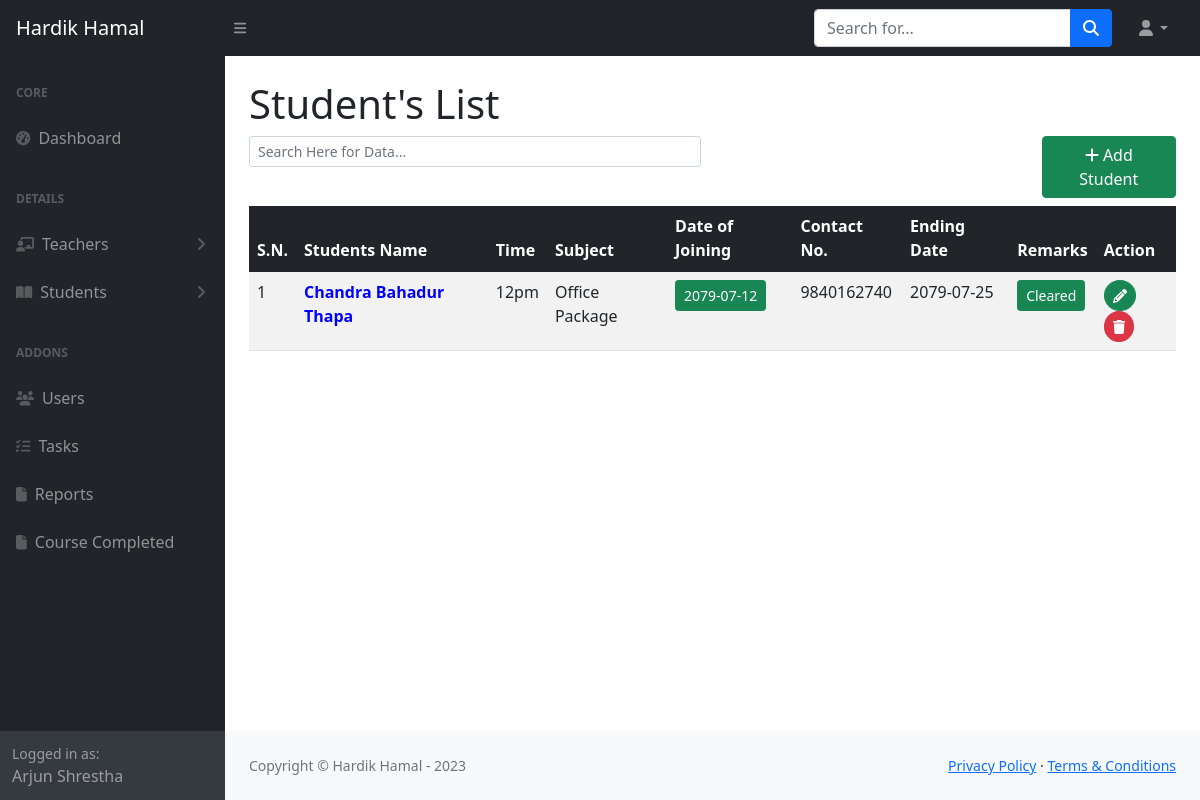
The page /admin/completed.php (signed in) on the database its author committed.
### tables this page shows
CREATE TABLE `students` (
  `id` int(11) NOT NULL,
  `form` varchar(100) NOT NULL,
  `stdsname` varchar(100) NOT NULL,
  `sex` enum('male','female') DEFAULT 'male',
  `contactnum` varchar(50) NOT NULL,
  `address` varchar(100) NOT NULL,
  `email` varchar(100) DEFAULT NULL,
  `parentcontact` varchar(100) DEFAULT NULL,
  `course` int(11) DEFAULT NULL,
  `teacherid` int(11) NOT NULL,
  `classtime` enum('5am','6am','7am','8am','9am','10am','11am','12pm','1pm','2pm','3pm','4pm','5pm','6pm','7pm','8pm') DEFAULT NULL,
  `acaqua` varchar(100) DEFAULT NULL,
  `schname` varchar(100) DEFAULT NULL,
  `formfee` varchar(100) NOT NULL,
  `totalfee` varchar(100) DEFAULT NULL,
  `givenfee` varchar(100) DEFAULT NULL,
  `dateofadmission` varchar(100) DEFAULT NULL,
  `dateofending` varchar(100) DEFAULT NULL,
  `img` varchar(100) NOT NULL,
  `created_at` datetime DEFAULT current_timestamp(),
  `updated_at` datetime DEFAULT NULL ON UPDATE current_timestamp()
);

CREATE TABLE `subjects` (
  `id` int(11) NOT NULL,
  `subname` varchar(100) NOT NULL,
  `depart` int(11) DEFAULT NULL,
  `teachername` int(11) DEFAULT NULL,
  `coursedu` varchar(50) NOT NULL,
  `fee` varchar(50) NOT NULL,
  `units` enum('course','months','','') NOT NULL,
  `created_at` datetime DEFAULT current_timestamp(),
  `updated_at` datetime DEFAULT NULL ON UPDATE current_timestamp()
);

### admin/completed.php (the view, shortened to what this page needs)
<?php
    require_once 'inc/header.php';
    require_once 'inc/topbar.php';
    require_once 'inc/sidebar.php';
?>
            <div id="layoutSidenav_content">
                <main>
                    <div class="container-fluid px-4">
                        <h1 class="mt-4">Student's List</h1>
                        <div class="row">
                            <div class="col-md-6 me-auto"><input type="text" id="myInput" class="form-control form-control-sm" placeholder="Search Here for Data..."></div>
                            <div class="col-md-2 ms-auto"><a href="addstudent.php" class="btn btn-success mb-2"><i class="fa fa-plus"></i> Add Student</a></div>
                        </div>
                        <table class="table table-striped">
                            <thead>
                                <tr class="table-dark">
                                    <th>S.N.</th>
                                    <th>Students Name</th>
                                    <th>Time</th>
                                    <th>Subject</th>
                                    <th>Date of Joining</th>
                                    <th>Contact No.</th>
                                    <th>Ending Date</th>
                                    <th>Remarks</th>
                                    <th>Action</th>
                                </tr>
                            </thead>
                            <?php
                                $sql = "SELECT * FROM students ORDER BY dateofadmission DESC";
                                $result = mysqli_query($conn,$sql);
                                $i = 1;
                                if(mysqli_num_rows($result)>=1){
                                    while($rows = mysqli_fetch_assoc($result)){
                                        if(!empty($rows['dateofending'])){
                                            $id = $rows['course'];
                                            $sql1 = "SELECT * FROM subjects WHERE id = '$id'";
                                            $result1 = mysqli_query($conn,$sql1);
                                            $rows1 = mysqli_fetch_assoc($result1);
                                            ?>
                                                <tbody id="myTable">
                                                        <tr>
                                                            <td><?php echo $i ?></td>
                                                            <td><a style="text-decoration:none; font-weight:bold; color:blue;" title="Details of <?php echo $rows['stdsname'] ?>" href="studentview.php?id=<?php echo $rows['id'] ?>"><?php echo $rows['stdsname'] ?></a></td>
                                                            <td><?php echo ucfirst($rows['classtime']) ?></td>
                                                            <td><?php echo $rows1['subname'] ?></td>
                                                            <td>
                                                                <?php
                                                                    $date = explode(' ',$rows['created_at']);
                                                                    $dateonly = $date[0];
                                                                    $todaymonth = date('m');
                                                                    $todaydate = date('d');
                                                                    $datesplit = explode('-',$dateonly);
                                                                    $regmonth = $datesplit[1];
                                                                    $regdate = $datesplit[2];
                                                                    if($regmonth == $todaymonth && $regdate+7 >= $todaydate || $rows['givenfee'] == $rows['totalfee']){
                                                                        echo '<p class="btn btn-success btn-sm">'.$rows['dateofadmission'].'</p>';
                                                                    }else {
                                                                        echo '<p class="btn btn-danger btn-sm">'.$rows['dateofadmission'].'</p>';
                                                                    }
                                                                ?>
                                                            </td>
                                                            <td><?php echo $rows['contactnum'] ?></td>
                                                            <td><?php echo $rows['dateofending'] ?></td>
                                                            <td><?php
                                                                if(isset($rows['givenfee']) && $rows['givenfee'] == $rows['totalfee']){
                                                                    echo '<p class="btn btn-success btn-sm">Cleared</p>';
                                                                }else {
                                                                    echo '<p class="btn btn-danger btn-sm">Not Cleared</p>';
                                                                }
                                                            ?></td>
                                                            <td>
                                                                <?php
                                                                    if($_SESSION['role'] == 'admin'){
                                                                        ?>
                                                                            <a href="stdupdate.php?id=<?php echo $rows['id'] ?>" class="btn btn-success btn-sm rounded-circle"><i class="fa fa-pencil"></i></a> <a onclick="return confirm('Are you sure you wanna delete?')" href="process/studentdel.php?id=<?php echo $rows['id'] ?>" class="btn btn-danger btn-sm rounded-circle"><i class="fa fa-trash"></i></a>
                                                                        <?php
                                                                    }
                                                                ?>
                                                            </td>
                                                        </tr>
                                                </tbody>
                                            <?php
                                            $i++;
                                        }
                                    }
                                }else {
                                    ?>
                                    <tr>
                                        <td colspan="8">Data Not Found.</td>
                                    </tr>
                                    <?php
                                }
                            ?>
                        </table>
                    </div>
                </main>
<?php
    require_once 'inc/footer.php';
?>

### rows shown on the page
students: stdsname "Chandra Bahadur Thapa", classtime "12pm", course.subname "Office Package", dateofadmission "2079-07-12", contactnum "9840162740", dateofending "2079-07-25", givenfee "Cleared"

### other values the page prints
$_SESSION['fname'] "Arjun Shrestha"
